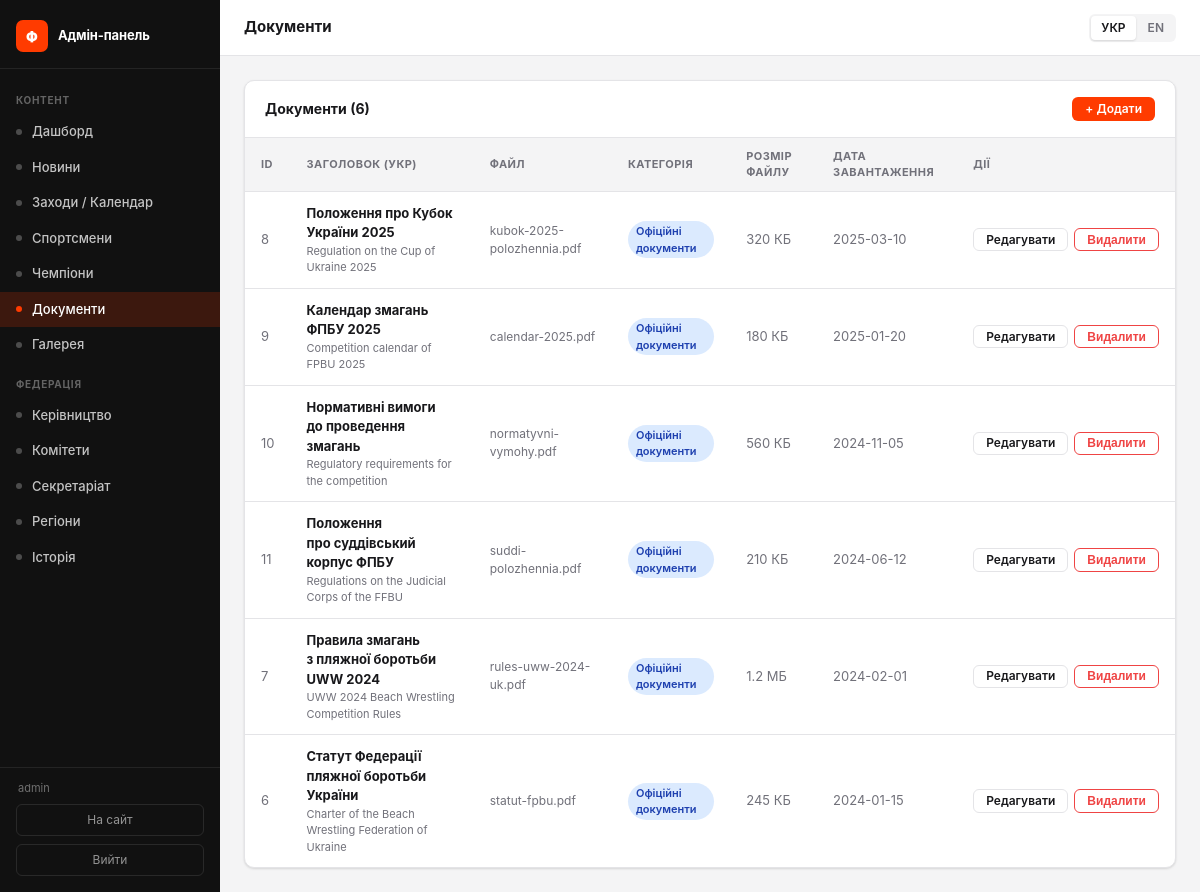
The app's page /admin/documents (signed in) with its own data.
### tables this page shows
CREATE TABLE documents (
        id INTEGER PRIMARY KEY AUTOINCREMENT,
        title TEXT NOT NULL,
        filename TEXT NOT NULL,
        category TEXT DEFAULT 'Загальне',
        uploaded_at TEXT NOT NULL,
        file_size TEXT
    , title_en TEXT);

### admin.py (the view)
@admin_bp.route('/documents')
@require_admin
def documents_list():
    conn = db.get_db()
    items = conn.execute("SELECT * FROM documents ORDER BY category, uploaded_at DESC").fetchall()
    conn.close()
    return render_template('admin/documents_list.html', items=items)

### admin.py (called while the page is built)
def _lang():
    return session.get('admin_lang', 'uk')

def require_admin(f):
    @functools.wraps(f)
    def decorated(*args, **kwargs):
        if not session.get('admin_logged_in'):
            return redirect(url_for('admin.login'))
        return f(*args, **kwargs)
    return decorated

@admin_bp.context_processor
def _ctx():
    lang = _lang()
    return {
        'admin_lang': lang,
        'L': _L[lang],
        'admin_user': session.get('admin_username', ''),
        'req_endpoint': request.endpoint or '',
    }

### app.py (called while the page is built)
@app.before_request
def set_language():
    if request.path == '/' and request.cookies.get('lang') == 'en':
        return redirect('/en/', 302)
    if not getattr(g, 'lang', None):
        lang = request.cookies.get('lang', 'uk')
        g.lang = lang if lang in SUPPORTED_LANGS else 'uk'
        g.t    = make_t(g.lang)

@app.context_processor
def inject_globals():
    lang = getattr(g, 'lang', 'uk')
    path = request.path
    qs = ('?' + request.query_string.decode('utf-8', 'replace')) if request.query_string else ''
    suffix = path[3:] if path.startswith('/en') else path
    if not suffix:
        suffix = '/'
    lp = '/en' if lang == 'en' else ''
    return {
        'current_year': datetime.today().year,
        'lang': lang,
        't': getattr(g, 't', make_t('uk')),
        'icon': _icon,
        'lp': lp,
        'lp_uk': suffix + qs,
        'lp_en': '/en' + suffix + qs,
    }

def _fix_text_node(text):
    text = _PREP_RE.sub(lambda m: m.group(1) + ' ', text)
    text = _YEAR_RE.sub(r'\1 \2', text)
    return text

### db.py (called while the page is built)
def get_db():
    conn = sqlite3.connect(DB_PATH)
    conn.row_factory = sqlite3.Row
    conn.execute("PRAGMA journal_mode=WAL")
    return conn

### translations.py (called while the page is built)
def make_t(lang):
    d = TRANSLATIONS.get(lang, UK)
    def t(key):
        return d.get(key, UK.get(key, key))
    return t

### templates/admin/documents_list.html (shortened to what this page needs)
{% extends "admin/base.html" %}
{% block page_title %}{{ L.documents }}{% endblock %}
{% block content %}
<div class="a-card">
  <div class="a-card-header">
    <div class="a-card-title">{{ L.documents }} ({{ items|length }})</div>
    <a class="btn btn-primary btn-sm" href="/admin/documents/new">+ {{ L.add }}</a>
  </div>
  {% if items %}
  <table class="a-table">
    <thead>
      <tr>
        <th>{{ L.id }}</th>
        <th>{{ L.title_uk }}</th>
        <th>{{ L.filename }}</th>
        <th>{{ L.category }}</th>
        <th>{{ L.file_size }}</th>
        <th>{{ L.uploaded_at }}</th>
        <th>{{ L.actions }}</th>
      </tr>
    </thead>
    <tbody>
      {% for item in items %}
      <tr>
        <td class="muted">{{ item.id }}</td>
        <td>
          <strong>{{ item.title }}</strong>
          {% if item.title_en %}<div class="muted" style="font-size:11px;">{{ item.title_en }}</div>{% endif %}
        </td>
        <td class="muted" style="font-size:12px;">{{ item.filename }}</td>
        <td><span class="badge badge-blue">{{ item.category }}</span></td>
        <td class="muted">{{ item.file_size or '—' }}</td>
        <td class="muted">{{ item.uploaded_at[:10] if item.uploaded_at else '—' }}</td>
        <td>
          <div class="a-actions">
            <a class="btn btn-ghost btn-sm" href="/admin/documents/{{ item.id }}/edit">{{ L.edit }}</a>
            <form method="post" action="/admin/documents/{{ item.id }}/delete" style="display:inline;"
                  onsubmit="return confirm('{{ L.confirm_delete }}')">
              <button class="btn btn-sm" style="color:var(--danger);border-color:currentColor;background:transparent;" type="submit">{{ L.delete }}</button>
            </form>
          </div>
        </td>
      </tr>
      {% endfor %}
    </tbody>
  </table>
  {% else %}
  <div class="a-empty">{{ 'Документів ще немає' if admin_lang == 'uk' else 'No documents yet' }}</div>
  {% endif %}
</div>
{% endblock %}

### static/css/admin.css (style rules this page uses)
*, *::before, *::after { box-sizing: border-box; margin: 0; padding: 0; }
:root { --brand: #FF3B00; --brand-hover: #e03200; --sidebar-w: 220px; --sidebar-bg: #111; --sidebar-text: rgba(255,255,255,.75); --sidebar-active: #FF3B00; --bg: #f4f4f5; --surface: #fff; --border: #e4e4e7; --text: #18181b; --muted: #71717a; --radius: 10px; --danger: #ef4444; --success: #22c55e; --shadow: 0 1px 3px rgba(0,0,0,.08), 0 1px 2px rgba(0,0,0,.06); }
html, body { height: 100%; }
body { font-family: -apple-system, BlinkMacSystemFont, 'Segoe UI', Helvetica, Arial, sans-serif; font-size: 14px; line-height: 1.5; color: var(--text); background: var(--bg); }
.a-card { background: var(--surface); border: 1px solid var(--border); border-radius: var(--radius); box-shadow: var(--shadow); overflow: hidden; }
.a-card-header { padding: 1rem 1.25rem; border-bottom: 1px solid var(--border); display: flex; align-items: center; gap: .75rem; }
.a-card-title { font-size: 14px; font-weight: 700; flex: 1; }
.a-table { width: 100%; border-collapse: collapse; font-size: 13px; }
.a-table th { text-align: left; padding: .625rem 1rem; font-size: 11px; font-weight: 700; letter-spacing: .04em; text-transform: uppercase; color: var(--muted); background: var(--bg); border-bottom: 1px solid var(--border); }
.a-table td { padding: .75rem 1rem; border-bottom: 1px solid var(--border); vertical-align: middle; }
.a-table tr:last-child td { border-bottom: none; }
.a-table .muted { color: var(--muted); }
.a-table .a-actions { display: flex; gap: .375rem; align-items: center; }
.badge { display: inline-flex; align-items: center; padding: 2px 8px; border-radius: 100px; font-size: 11px; font-weight: 600; line-height: 1.5; }
.badge-blue { background: #dbeafe; color: #1e40af; }
.btn { display: inline-flex; align-items: center; gap: .375rem; padding: .5rem 1rem; border-radius: 8px; font-size: 13px; font-weight: 600; cursor: pointer; border: 1px solid transparent; text-decoration: none; transition: all .15s; line-height: 1; }
.btn-primary { background: var(--brand); color: #fff; }
.btn-ghost { background: transparent; color: var(--text); border-color: var(--border); }
.btn-sm { padding: .3rem .75rem; font-size: 12px; border-radius: 6px; }

### records on screen
documents: id "8", title "Положення про Кубок України 2025", title_en "Regulation on the Cup of Ukraine 2025", filename "kubok-2025-polozhennia.pdf", category "Офіційні документи", file_size "320 КБ", uploaded_at "2025-03-10", edit "Редагувати", delete "Видалити"
documents: id "9", title "Календар змагань ФПБУ 2025", title_en "Competition calendar of FPBU 2025", filename "calendar-2025.pdf", category "Офіційні документи", file_size "180 КБ", uploaded_at "2025-01-20", edit "Редагувати", delete "Видалити"
documents: id "10", title "Нормативні вимоги до проведення змагань", title_en "Regulatory requirements for the competition", filename "normatyvni-vymohy.pdf", category "Офіційні документи", file_size "560 КБ", uploaded_at "2024-11-05", edit "Редагувати", delete "Видалити"
documents: id "11", title "Положення про суддівський корпус ФПБУ", title_en "Regulations on the Judicial Corps of the FFBU", filename "suddi-polozhennia.pdf", category "Офіційні документи", file_size "210 КБ", uploaded_at "2024-06-12", edit "Редагувати", delete "Видалити"
documents: id "7", title "Правила змагань з пляжної боротьби UWW 2024", title_en "UWW 2024 Beach Wrestling Competition Rules", filename "rules-uww-2024-uk.pdf", category "Офіційні документи", file_size "1.2 МБ", uploaded_at "2024-02-01", edit "Редагувати", delete "Видалити"
documents: id "6", title "Статут Федерації пляжної боротьби України", title_en "Charter of the Beach Wrestling Federation of Ukraine", filename "statut-fpbu.pdf", category "Офіційні документи", file_size "245 КБ", uploaded_at "2024-01-15", edit "Редагувати", delete "Видалити"

### other values on screen
{{ L.admin_panel }} "Адмін-панель"
{{ 'Контент' if admin_lang == 'uk' else 'Content' }} "КОНТЕНТ"
{{ L.dashboard }} "Дашборд"
{{ L.news }} "Новини"
{{ L.events }} "Заходи / Календар"
{{ L.athletes }} "Спортсмени"
{{ L.champions }} "Чемпіони"
{{ L.documents }} "Документи"
{{ L.gallery }} "Галерея"
{{ 'Федерація' if admin_lang == 'uk' else 'Federation' }} "ФЕДЕРАЦІЯ"
{{ L.leadership }} "Керівництво"
{{ L.committees }} "Комітети"
{{ L.secretariat }} "Секретаріат"
{{ L.regions }} "Регіони"
{{ L.history }} "Історія"
